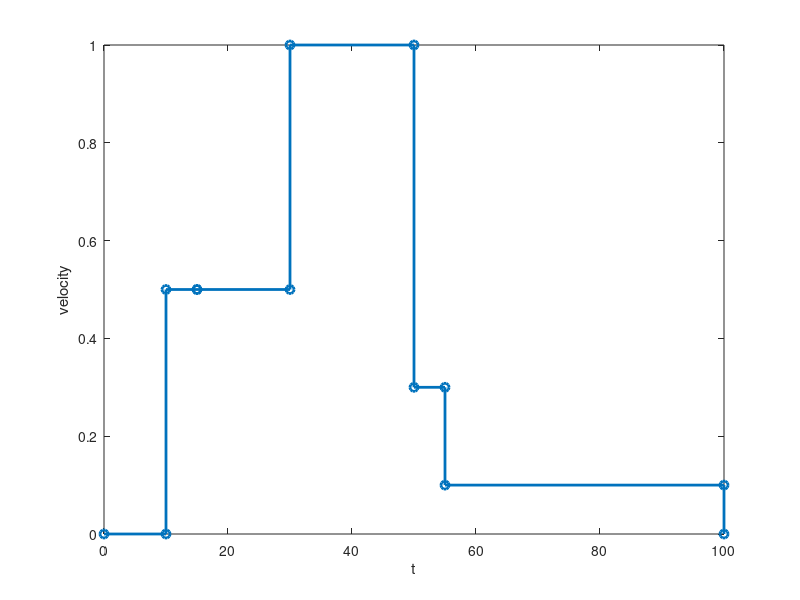

Write the MATLAB code that produced this figure.
# inputs = [ velocity , angule ]
# state = [ pos x, pos y, direction ]
# output = [ pos x, pos y ]
tmax = 100;
futureEvents = [10, 0.5, 0.1;
                15, 0.5, 0.5;
                30, 1, 0.1;
                50, 0.3, 0.1;
                55, 0.1, -0.5;
                100, 0, 0];

t = 0;
nextEvent = 1;
outputs = [1, 0.1];
results = zeros(1,3);
while t < tmax
  disp (t), disp(outputs);
  t = futureEvents(nextEvent,1);
  outputs(1) = futureEvents(nextEvent,2);
  outputs(2) = futureEvents(nextEvent,3);
  results(end+1,:) = [t, outputs];
  nextEvent = nextEvent + 1;
endwhile;

[x1,y1] = stairs(results(:,1), results(:,2));
[x2,y2] = stairs(results(:,1), results(:,3));
plot(x1,y1,"-o", "linewidth", 2)
xlabel ("t");;
ylabel ("velocity");

